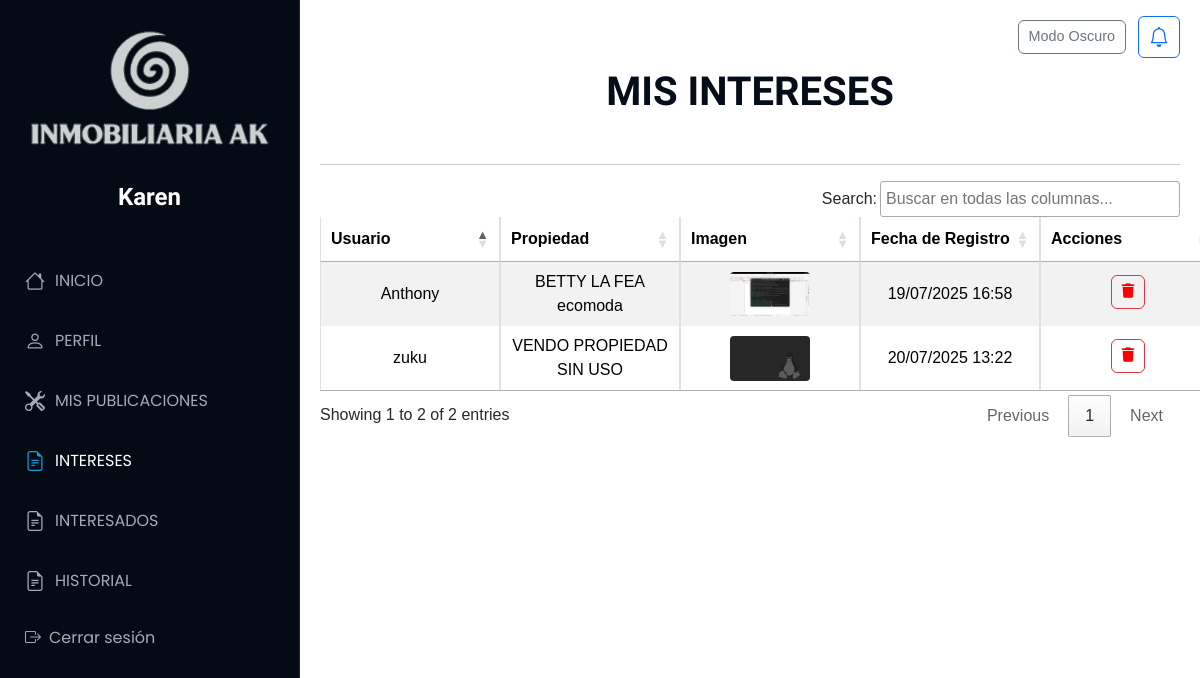
Page /Interez/intereses (signed in) on the committed database.
### Aplicaciones/Usuario/models.py (models this page shows)
class Usuario(models.Model):
    usuario = models.CharField(max_length=150, unique=True)
    contrasena = models.CharField(max_length=128)
    correo = models.EmailField(unique=True,null=True, blank=True)
    telefono = models.CharField(null=True, blank=True)
    fecha_registro = models.DateTimeField(auto_now_add=True,null=True, blank=True)
    telegram_id = models.CharField(max_length=50, null=True, blank=True)

### Aplicaciones/Interez/models.py (models this page shows)
class Interez(models.Model):
    usuario = models.ForeignKey(Usuario, on_delete=models.CASCADE)
    propiedad = models.ForeignKey(Propiedad, on_delete=models.CASCADE)
    fecha_interes = models.DateTimeField(auto_now_add=True)

### Aplicaciones/Publicaciones/models.py (models this page shows)
class Propiedad(models.Model):
    id_propiedad = models.AutoField(primary_key=True)
    titulo = models.CharField(max_length=200)
    imagen = models.FileField(upload_to='propiedades/')
    descripcion = models.TextField()
    precio = models.DecimalField(max_digits=12, decimal_places=2)
    ubicacion=models.CharField(max_length=200,null=True,blank=True)
    usuario = models.ForeignKey(Usuario, on_delete=models.CASCADE)
    latitud = models.DecimalField(max_digits=9, decimal_places=7)
    longitud = models.DecimalField(max_digits=10, decimal_places=7)
    estado = models.CharField(max_length=50)
    fecha_publicacion = models.DateTimeField(auto_now_add=True)
    fecha_actualizacion = models.DateTimeField(auto_now=True,null=True,blank=True)

### Aplicaciones/Interez/views.py (the view)
# urls.py: path('intereses', views.intereses, name='intereses'),
def intereses(request):
    if 'usuario_id' not in request.session:
        messages.error(request, "Debes iniciar sesión para ver tus intereses.")
        return redirect('iniciosesion')
    usuario = get_object_or_404(Usuario, id=request.session['usuario_id'])
    intereses = Interez.objects.select_related('usuario', 'propiedad').filter(usuario=usuario)
    return render(request, 'intereses.html', {'intereses': intereses})

### Aplicaciones/Interez/templates/intereses.html (shortened to what this page needs)
{% extends 'plantilla.html' %}
{% load static %}
{% block body %}
<main>
    <br><br>
    <h1 class="text-center"><b>MIS INTERESES</b></h1><br>
    <hr>
    <table class="table table-bordered table-striped table-hover" id="intereses_table">
        <thead>
            <tr>
                <th>Usuario</th>
                <th>Propiedad</th>
                <th>Imagen</th>
                <th>Fecha de Registro</th>
                <th>Acciones</th>
            </tr>
        </thead>
        <tbody>
            {% for interes in intereses %}
            <tr>
                <td>{{ interes.propiedad.usuario.usuario  }}</td>
                <td>{{ interes.propiedad.titulo }}</td>
                <td>
                    {% if interes.propiedad.imagen %}
                        <img src="{{ interes.propiedad.imagen.url }}" alt="" height="80px">
                    {% else %}
                        Ninguna
                    {% endif %}
                </td>
                <td>{{ interes.fecha_interes|date:"d/m/Y H:i" }}</td>
                <td>
                    <a style="color: red;" href="#" onclick="confirmarEliminacion('{{ interes.id }}')" class="btn btn-outline-danger"><i class="fa fa-trash"></i></a>
                </td>
            </tr>
            {% endfor %}
        </tbody>
    </table>
    <br>
    <br>
</main>
{% endblock %}

### Aplicaciones/templates/plantilla.html (shortened to what this page needs)
{% load static %}
<!DOCTYPE html>
<html lang="en">
<head>
<link rel="stylesheet" href="https://code.jquery.com/ui/1.13.2/themes/base/jquery-ui.css">
  <link href="https://cdn.jsdelivr.net/npm/bootstrap@5.3.3/dist/css/bootstrap.min.css" rel="stylesheet">
  <link href="https://cdn.jsdelivr.net/npm/bootstrap-icons/font/bootstrap-icons.css" rel="stylesheet" />
<link rel="stylesheet" href="https://cdn.datatables.net/1.13.6/css/jquery.dataTables.min.css">
<link rel="stylesheet" href="https://cdnjs.cloudflare.com/ajax/libs/font-awesome/6.7.2/css/all.min.css" />
  <link href="{% static 'plantilla/Port/assets/vendor/bootstrap-icons/bootstrap-icons.css' %}" rel="stylesheet">
  <link href="{% static 'plantilla/Port/assets/vendor/aos/aos.css' %}" rel="stylesheet">
  <link href="{% static 'plantilla/Port/assets/vendor/glightbox/css/glightbox.min.css' %}" rel="stylesheet">
  <link href="{% static 'plantilla/Port/assets/vendor/swiper/swiper-bundle.min.css' %}" rel="stylesheet">
  <link href="{% static 'plantilla/Port/assets/css/main.css' %}" rel="stylesheet">
<link rel="stylesheet" href="https://cdn.datatables.net/2.0.3/css/dataTables.dataTables.min.css">
<link rel="stylesheet" href="https://cdn.datatables.net/buttons/2.4.2/css/buttons.dataTables.min.css">
</head>
<body class="index-page">
  <header id="header" class="header dark-background d-flex flex-column">
    <br>
    <img src="/static/img/FOTO.png" alt="" ><br>
      <a href="#" class="logo d-flex align-items-center justify-content-center">
        <h1 class="sitename">
          {% if request.session.usuario_nombre %}
            {{ request.session.usuario_nombre }}
          {% else %}
            Invitado
          {% endif %}
        </h1>
      </a>
    <nav id="navmenu" class="navmenu">
      <ul><br>
        <li><a href="{% url 'inicios' %}" class="{% if request.resolver_match.url_name == 'inicios' %}active{% endif %}">
          <i class="bi bi-house navicon"></i> INICIO</a></li>
        <li><a href="{% url 'perfil_usuario' %}" class="{% if request.resolver_match.url_name == 'perfil_usuario' %}active{% endif %}">
          <i class="bi bi-person navicon"></i> PERFIL</a></li>
        <li><a href="{% url 'iniciopu' %}" class="{% if request.resolver_match.url_name == 'iniciopu' %}active{% endif %}">
          <i class="bi bi-tools navicon"></i> MIS PUBLICACIONES</a></li>
        <li><a href="{% url 'intereses' %}" class="{% if request.resolver_match.url_name == 'intereses' %}active{% endif %}">
          <i class="bi bi-file-earmark-text navicon"></i> INTERESES</a></li>
        <li><a href="{% url 'mis_interesados' %}" class="{% if request.resolver_match.url_name == 'mis_interesados' %}active{% endif %}">
          <i class="bi bi-file-earmark-text navicon"></i> INTERESADOS</a></li>
        <li><a href="{% url 'mihistorial' %}" class="{% if request.resolver_match.url_name == 'mihistorial' %}active{% endif %}">
          <i class="bi bi-file-earmark-text navicon"></i>HISTORIAL</a></li>
        <li><a href="#" onclick="confirmarCerrarSesion()"><i class="bi bi-box-arrow-right me-2"></i> Cerrar sesión</a></li>
      </ul>
  </header>
{% block body %}
{% endblock %}
<div class="position-fixed top-0 end-0 p-3" style="z-index: 1050;">
  <div class="d-flex align-items-center gap-2">
    <button id="btn-toggle-theme" class="btn btn-outline-secondary">
    </button>
    <a href="{% url 'notificaciones' %}"
       class="btn btn-outline-primary position-relative">
      <i class="bi bi-bell" style="font-size: 1.25rem;"></i>
    </a>
  </div>
</div>
</body>
</html>

### tiendamue/static/plantilla/Port/assets/css/main.css (style rules this page uses)
:root { --default-font: "Roboto", system-ui, -apple-system, "Segoe UI", Roboto, "Helvetica Neue", Arial, "Noto Sans", "Liberation Sans", sans-serif, "Apple Color Emoji", "Segoe UI Emoji", "Segoe UI Symbol", "Noto Color Emoji"; --heading-font: "Raleway", sans-serif; --nav-font: "Poppins", sans-serif; }
:root { --background-color: #ffffff; --default-color: #272829; --heading-color: #050d18; --accent-color: #149ddd; --surface-color: #ffffff; --contrast-color: #ffffff; }
:root { --nav-color: #a8a9b4; --nav-hover-color: #ffffff; --nav-mobile-background-color: #040b14; --nav-dropdown-background-color: #040b14; --nav-dropdown-color: #a8a9b4; --nav-dropdown-hover-color: #ffffff; }
.dark-background { --background-color: #040b14; --default-color: #ffffff; --heading-color: #ffffff; --surface-color: #151f2b; --contrast-color: #ffffff; }
:root { scroll-behavior: smooth; }
body { color: var(--default-color); background-color: var(--background-color); font-family: var(--default-font); }
a { color: var(--accent-color); text-decoration: none; transition: 0.3s; }
h1, h2, h3, h4, h5, h6 { color: var(--heading-color); font-family: var(--heading-font); }
.header { color: var(--default-color); background-color: var(--background-color); position: fixed; top: 0; left: 0; bottom: 0; padding: 0 15px; width: 300px; transition: all ease-in-out 0.3s; overflow-y: auto; z-index: 997; border-right: 1px solid color-mix(in srgb, var(--default-color), transparent 90%); }
.header .logo { line-height: 1; margin-bottom: 15px; }
.header .logo h1 { font-size: 24px; margin: 0; font-weight: 700; color: var(--heading-color); }
@media (min-width: 1200px) { .header~main, .header~#footer { margin-left: 300px; } }
.navmenu { padding: 0; z-index: 9997; }
.navmenu ul { list-style: none; padding: 0 0 20px 0; margin: 0; }
.navmenu a, .navmenu a:focus { color: var(--nav-color); padding: 15px 10px; font-family: var(--nav-font); font-size: 16px; font-weight: 400; display: flex; align-items: center; white-space: nowrap; transition: 0.3s; width: 100%; }
.navmenu a .navicon, .navmenu a:focus .navicon { font-size: 20px; margin-right: 10px; }
.navmenu a:hover, .navmenu .active, .navmenu .active:focus { color: var(--nav-hover-color); }
.navmenu a:hover .navicon, .navmenu .active .navicon, .navmenu .active:focus .navicon { color: var(--accent-color); }

### Aplicaciones/templates/plantilla.html (style rules this page uses)
html, body { overflow-x: hidden; margin: 0; padding: 0; box-sizing: border-box; font-family: Arial, sans-serif; }
*, *::before, *::after { box-sizing: inherit; }
main { max-width: 1100px; margin: 0 auto; padding: 20px; }
table { width: 100%; min-width: 900px; border-collapse: separate; border-spacing: 0; table-layout: fixed; word-wrap: break-word; }
table th, table td { padding: 10px 12px; vertical-align: middle; text-align: center; border: 1px solid #dee2e6; white-space: normal; }
table th { background-color: #f8f9fa; color: #212529; font-weight: 600; }
table img { max-width: 80px; height: auto; display: block; margin: 0 auto; object-fit: contain; border-radius: 4px; }
.btn { margin: 0 4px 4px 0; font-size: 0.9rem; padding: 5px 10px; }

### rows in the picture
Usuario: session.usuario_nombre "Karen"
Interez: propiedad.usuario.usuario "Anthony", propiedad.titulo "BETTY LA FEA ecomoda", propiedad.imagen (picture), fecha_interes "19/07/2025 16:58"
Interez: propiedad.usuario.usuario "zuku", propiedad.titulo "VENDO PROPIEDAD SIN USO", propiedad.imagen (picture), fecha_interes "20/07/2025 13:22"
